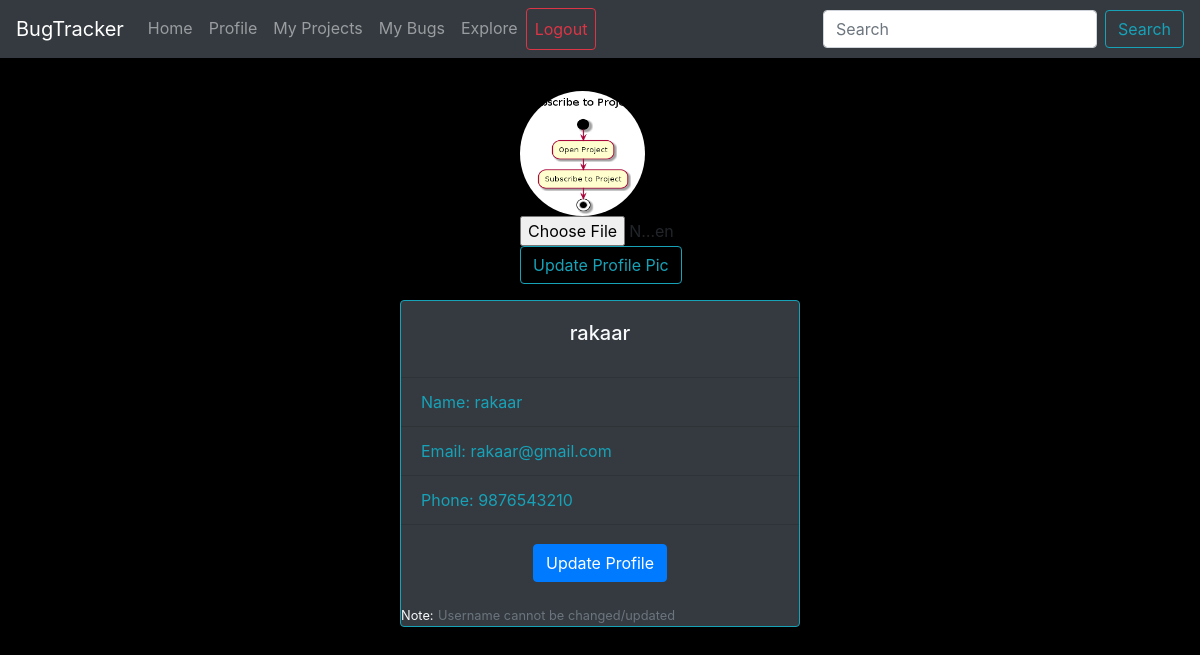
The page /dashboard (signed in) on the database its author committed.
### app.py (models this page shows, shortened)
class User(db.Model, UserMixin):
    id = db.Column(db.Integer, primary_key=True)
    username = db.Column(db.String(20), unique=True, nullable=False)
    name = db.Column(db.String(20), unique=True, nullable=False)
    email = db.Column(db.String(120), unique=True, nullable=False)
    image_file = db.Column(db.String(), nullable=False, default='default.jpg')
    password = db.Column(db.String(60), nullable=False)
    phone = db.Column(db.String(10), nullable=False)
    tiep = db.Column(db.String, nullable=False)

### app.py (the view, shortened to what this page needs)
@app.route("/dashboard", methods=['GET', 'POST'])
@login_required
def dashboard():
    form = UpdateAccountForm()
    image_file = url_for('static', filename='profile_pics/' + current_user.image_file)
    return render_template('dashboard.html', title='Dashboard', image_file=image_file, form=form, user=current_user)

### app.py
class UpdateAccountForm(FlaskForm):
    picture = FileField('Profile Picture', validators=[FileAllowed(['jpg', 'png'])])
    submit=SubmitField('Update Profile Pic')

### app.py (called while the page is built)
@login_manager.user_loader
def load_user(user_id):
    return User.query.get(int(user_id))

### templates/dashboard.html (shortened to what this page needs)
 {% extends "layout.html" %}
 {% block content %}
 <link rel="stylesheet" href="{{ url_for('static', filename='dashboard.css') }}">
<hr>
 	<div class="content-section alum">
		 <img class="rounded-circle account pro" src = "{{ image_file }}" />
		 <form method="POST" action="" enctype="multipart/form-data">
			 <div class="form-group pro-pic">
				{{ form.picture(class="form-control-file")}}
				{{form.submit(class="btn btn-outline-info")}}
			</div>
		</form>
 			</div>
 		</div>
	 <div class="card text-info bg-dark border-info mx-auto mb-3" style="width: 25rem;">
		<div class="card-body">
		  <h5 class="card-title text-center text-light">{{ user.username }}</h5>
		</div>
		<ul class="list-group list-group-flush bg-dark">
		  <li class="list-group-item bg-dark">Name: {{ user.name }}</li>
		  <li class="list-group-item bg-dark">Email: {{ user.email }}</li>
		  <li class="list-group-item bg-dark">Phone: {{ user.phone }}</li>
		</ul>
		<div class="card-body text-center">
		  <a href="{{ url_for('update_profile') }}" class="card-link btn-primary btn text-center">Update Profile</a>
		</div>
		<footer class="text-light"> <small>Note:</small> <small class="text-muted"> Username cannot be changed/updated </small> </footer>
	  </div>
 {% endblock content %}

### static/dashboard.css (style rules this page uses)
.pro { width: 125px; height: 125px; }
.alum { margin-left: auto; margin-right: auto; width: 10em }
.pro-pic { margin-left: auto; margin-right: auto; }

### rows shown on the page
User: username "rakaar", name "rakaar", email "rakaar@gmail.com", phone "9876543210"
